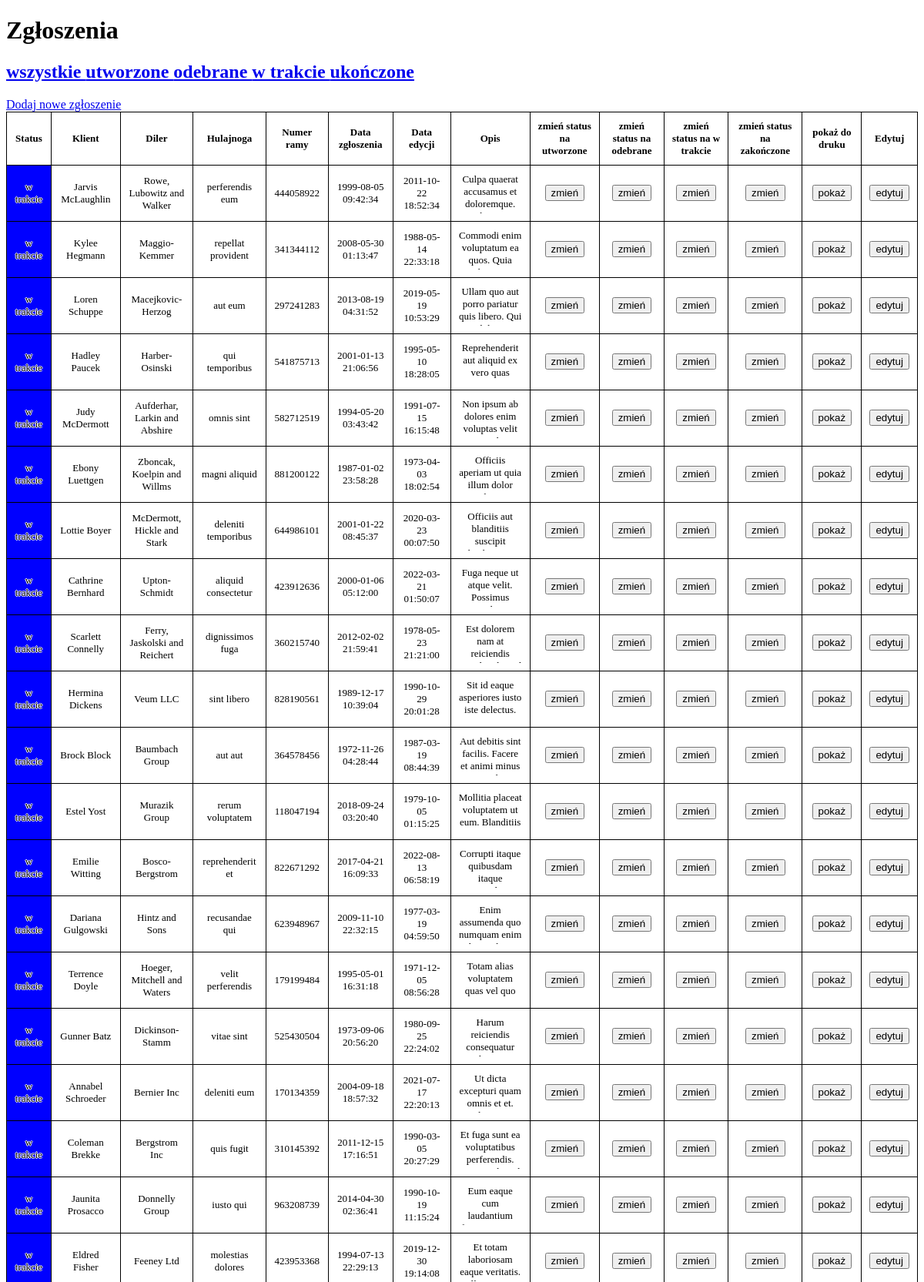
The page /index.php?status=in_progress (upper part) on the database its author committed.
### tables this page shows
CREATE TABLE IF NOT EXISTS `repair_application` (
  `id` int(11) NOT NULL AUTO_INCREMENT,
  `scooter_id` int(11) NOT NULL,
  `client_id` int(11) NOT NULL,
  `dealer_id` int(11) NOT NULL,
  `date_created` datetime NOT NULL DEFAULT current_timestamp(),
  `date_changed` datetime NOT NULL DEFAULT current_timestamp() ON UPDATE current_timestamp(),
  `description` text NOT NULL,
  `status` enum('created','received','in_progress','finished') NOT NULL DEFAULT 'created',
  PRIMARY KEY (`id`),
  UNIQUE KEY `id` (`id`),
  KEY `scooter_id` (`scooter_id`),
  KEY `client_id` (`client_id`),
  KEY `dealer_id` (`dealer_id`)
);

CREATE TABLE IF NOT EXISTS `client` (
  `id` int(11) NOT NULL AUTO_INCREMENT,
  `first_name` varchar(20) NOT NULL,
  `last_name` varchar(30) NOT NULL,
  `phone` varchar(18) NOT NULL,
  PRIMARY KEY (`id`),
  UNIQUE KEY `id` (`id`),
  KEY `id_2` (`id`)
);

CREATE TABLE IF NOT EXISTS `dealer` (
  `id` int(11) NOT NULL AUTO_INCREMENT,
  `name` varchar(30) NOT NULL,
  `phone` varchar(18) NOT NULL,
  PRIMARY KEY (`id`),
  UNIQUE KEY `id` (`id`)
);

CREATE TABLE IF NOT EXISTS `scooter` (
  `id` int(11) NOT NULL AUTO_INCREMENT,
  `make` varchar(20) NOT NULL,
  `model` varchar(30) NOT NULL,
  `frame_number` varchar(30) NOT NULL,
  PRIMARY KEY (`id`),
  UNIQUE KEY `frame_number` (`frame_number`),
  UNIQUE KEY `id` (`id`)
);

### index.php (the view, shortened to what this page needs)
<!DOCTYPE html>
<html lang="en">
<head>
    <link rel="stylesheet" href="main_style.css">
</head>
<body>
<h1>Zgłoszenia</h1>
<h2><a href="index.php">wszystkie </a><a href="index.php?status=created">utworzone </a><a href="index.php?status=received">odebrane </a><a href="index.php?status=in_progress">w trakcie </a><a href="index.php?status=finished">ukończone</a></h2>
<a href='new_application.php'>Dodaj nowe zgłoszenie</a>
    <?php
        $servername = "localhost";
        $username = "root";
        $password = "";
        $dbname = "repair_shop";
        $conn = new mysqli($servername, $username, $password, $dbname);
        try {
            $sql = "SELECT `repair_application`.`status`, `client`.`first_name` AS `client_first_name`, `client`.`last_name` AS `client_last_name`, `dealer`.`name` AS `dealer_name`, `scooter`.`make` AS `scooter_make`, `scooter`.`model` AS `scooter_model`, `repair_application`.`date_created`, `repair_application`.`date_changed`, `repair_application`.`description`, `scooter`.`frame_number` AS `scooter_frame_number`, `repair_application`.`id` FROM `repair_application` LEFT JOIN `client` ON `repair_application`.`client_id` = `client`.`id` LEFT JOIN `dealer` ON `repair_application`.`dealer_id` = `dealer`.`id` LEFT JOIN `scooter` ON `repair_application`.`scooter_id` = `scooter`.`id` ";
            if (isset($_GET['status'])) {
                $sql .= "WHERE `repair_application`.`status` LIKE ?; ";
            } else {
                $sql .= ";";
            }
            $stmt = $conn->prepare($sql);
            if (isset($_GET['status'])) {
                $status = $_GET['status'];
                $stmt->bind_param("s", $status);
            }
            if ($stmt->execute()) {
                $stmt->bind_result($application_status, $client_first_name, $client_last_name, $dealer_name, $scooter_make, $scooter_model, $date_created, $date_changed, $description, $frame_number, $application_id);
                echo "<table border='1'>"."<tr><th>Status</th><th>Klient</th><th>Diler</th><th>Hulajnoga</th><th>Numer ramy</th><th>Data zgłoszenia</th><th>Data edycji</th><th>Opis</th><th>zmień status na utworzone</th><th>zmień status na odebrane</th><th> zmień status na w trakcie</th><th>zmień status na zakończone</th><th>pokaż do druku</th><th>Edytuj</th></tr>";
                while ($stmt->fetch()) {
                    echo "<tr>";
                echo "<td";
                switch ($application_status) {
                    case "in_progress":
                        echo " class=\"in_progress\">w trakcie";
                        break;
                }
                echo "</td>";
                echo "<td>".$client_first_name." ".$client_last_name."</td>";
                echo "<td>".$dealer_name."</td>";
                echo "<td>".$scooter_make." ".$scooter_model."</td>";
                echo "<td>".$frame_number."</td>";
                echo "<td>".$date_created."</td>";
                echo "<td>".$date_changed."</td>";
                echo "<td><div class=\"desc\">".$description."</div></td>";
                echo "<td><form action=\"change_status.php\" method=\"POST\"><input type=\"hidden\" name=\"id\" value=".$application_id."><input type=\"hidden\" name=\"new_status\" value=\"created\"><input type=\"submit\" value=\"zmień\"></form></td>";
                echo "<td><form action=\"change_status.php\" method=\"POST\"><input type=\"hidden\" name=\"id\" value=".$application_id."><input type=\"hidden\" name=\"new_status\" value=\"received\"><input type=\"submit\" value=\"zmień\"></form></td>";
                echo "<td><form action=\"change_status.php\" method=\"POST\"><input type=\"hidden\" name=\"id\" value=".$application_id."><input type=\"hidden\" name=\"new_status\" value=\"in_progress\"><input type=\"submit\" value=\"zmień\"></form></td>";
                echo "<td><form action=\"change_status.php\" method=\"POST\"><input type=\"hidden\" name=\"id\" value=".$application_id."><input type=\"hidden\" name=\"new_status\" value=\"finished\"><input type=\"submit\" value=\"zmień\"></form></td>";
                echo "<td><form action=\"print.php\" method=\"POST\"><input type=\"hidden\" name=\"id\" value=".$application_id."><input type=\"submit\" value=\"pokaż\"></form></td>";
                echo "<td><form action=\"edit.php\" method=\"POST\"><input type=\"hidden\" name=\"id\" value=".$application_id."><input type=\"submit\" value=\"edytuj\"></form></td>";
                echo "</tr>";
                }
                echo "</table>";
                exit();
            } else {
                $error_message = urlencode($stmt->error);
                $stmt->close();
                $conn->close();
                header('Location: error.php?code=500&message='.$error_message);
                exit();
            }
        } catch (mysqli_sql_exception $e) {
            $error_message = urlencode($e->getMessage());
            $conn->close();
            header('Location: error.php?code=500&message='.$error_message);
            exit();
        }
    ?>

### main_style.css (style rules this page uses)
table, th, td { border: 1px solid black; border-collapse: collapse; padding: 10px; margin-left: auto; margin-right: auto; font-size: small; }
td { max-width: 10em; max-height: 3em; word-wrap: break-word; overflow: auto; overflow-y: auto; text-align: center; text-shadow: -1px 0 white, 0 1px white, 1px 0 white, 0 -1px white; }
.desc { max-width: 20em; max-height: 4em; overflow-y: auto; }
.in_progress { background-color: blue; }
table { width: 100%; max-width: device-width; }
body { overflow-x: auto; }

### rows shown on the page
repair_application: status "w trakcie", client.first_name "Jarvis", client.last_name "McLaughlin", dealer.name "Rowe, Lubowitz and Walker", scooter.make "perferendis", scooter.model "eum", scooter.frame_number "444058922", date_created "1999-08-05 09:42:34", date_changed "2011-10-22 18:52:34", description "Culpa quaerat accusamus et doloremque.…"
repair_application: status "w trakcie", client.first_name "Kylee", client.last_name "Hegmann", dealer.name "Maggio-Kemmer", scooter.make "repellat", scooter.model "provident", scooter.frame_number "341344112", date_created "2008-05-30 01:13:47", date_changed "1988-05-14 22:33:18", description "Commodi enim voluptatum ea quos. Quia…"
repair_application: status "w trakcie", client.first_name "Loren", client.last_name "Schuppe", dealer.name "Macejkovic-Herzog", scooter.make "aut", scooter.model "eum", scooter.frame_number "297241283", date_created "2013-08-19 04:31:52", date_changed "2019-05-19 10:53:29", description "Ullam quo aut porro pariatur quis libero. Qui…"
repair_application: status "w trakcie", client.first_name "Hadley", client.last_name "Paucek", dealer.name "Harber-Osinski", scooter.make "qui", scooter.model "temporibus", scooter.frame_number "541875713", date_created "2001-01-13 21:06:56", date_changed "1995-05-10 18:28:05", description "Reprehenderit aut aliquid ex vero quas…"
repair_application: status "w trakcie", client.first_name "Judy", client.last_name "McDermott", dealer.name "Aufderhar, Larkin and Abshire", scooter.make "omnis", scooter.model "sint", scooter.frame_number "582712519", date_created "1994-05-20 03:43:42", date_changed "1991-07-15 16:15:48", description "Non ipsum ab dolores enim voluptas velit…"
repair_application: status "w trakcie", client.first_name "Ebony", client.last_name "Luettgen", dealer.name "Zboncak, Koelpin and Willms", scooter.make "magni", scooter.model "aliquid", scooter.frame_number "881200122", date_created "1987-01-02 23:58:28", date_changed "1973-04-03 18:02:54", description "Officiis aperiam ut quia illum dolor…"
repair_application: status "w trakcie", client.first_name "Lottie", client.last_name "Boyer", dealer.name "McDermott, Hickle and Stark", scooter.make "deleniti", scooter.model "temporibus", scooter.frame_number "644986101", date_created "2001-01-22 08:45:37", date_changed "2020-03-23 00:07:50", description "Officiis aut blanditiis suscipit…"
repair_application: status "w trakcie", client.first_name "Cathrine", client.last_name "Bernhard", dealer.name "Upton-Schmidt", scooter.make "aliquid", scooter.model "consectetur", scooter.frame_number "423912636", date_created "2000-01-06 05:12:00", date_changed "2022-03-21 01:50:07", description "Fuga neque ut atque velit. Possimus…"
repair_application: status "w trakcie", client.first_name "Scarlett", client.last_name "Connelly", dealer.name "Ferry, Jaskolski and Reichert", scooter.make "dignissimos", scooter.model "fuga", scooter.frame_number "360215740", date_created "2012-02-02 21:59:41", date_changed "1978-05-23 21:21:00", description "Est dolorem nam at reiciendis…"
repair_application: status "w trakcie", client.first_name "Hermina", client.last_name "Dickens", dealer.name "Veum LLC", scooter.make "sint", scooter.model "libero", scooter.frame_number "828190561", date_created "1989-12-17 10:39:04", date_changed "1990-10-29 20:01:28", description "Sit id eaque asperiores iusto iste delectus.…"
repair_application: status "w trakcie", client.first_name "Brock", client.last_name "Block", dealer.name "Baumbach Group", scooter.make "aut", scooter.model "aut", scooter.frame_number "364578456", date_created "1972-11-26 04:28:44", date_changed "1987-03-19 08:44:39", description "Aut debitis sint facilis. Facere et animi minus…"
repair_application: status "w trakcie", client.first_name "Estel", client.last_name "Yost", dealer.name "Murazik Group", scooter.make "rerum", scooter.model "voluptatem", scooter.frame_number "118047194", date_created "2018-09-24 03:20:40", date_changed "1979-10-05 01:15:25", description "Mollitia placeat voluptatem ut eum. Blanditiis…"
repair_application: status "w trakcie", client.first_name "Emilie", client.last_name "Witting", dealer.name "Bosco-Bergstrom", scooter.make "reprehenderit", scooter.model "et", scooter.frame_number "822671292", date_created "2017-04-21 16:09:33", date_changed "2022-08-13 06:58:19", description "Corrupti itaque quibusdam itaque…"
repair_application: status "w trakcie", client.first_name "Dariana", client.last_name "Gulgowski", dealer.name "Hintz and Sons", scooter.make "recusandae", scooter.model "qui", scooter.frame_number "623948967", date_created "2009-11-10 22:32:15", date_changed "1977-03-19 04:59:50", description "Enim assumenda quo numquam enim…"
repair_application: status "w trakcie", client.first_name "Terrence", client.last_name "Doyle", dealer.name "Hoeger, Mitchell and Waters", scooter.make "velit", scooter.model "perferendis", scooter.frame_number "179199484", date_created "1995-05-01 16:31:18", date_changed "1971-12-05 08:56:28", description "Totam alias voluptatem quas vel quo…"
repair_application: status "w trakcie", client.first_name "Gunner", client.last_name "Batz", dealer.name "Dickinson-Stamm", scooter.make "vitae", scooter.model "sint", scooter.frame_number "525430504", date_created "1973-09-06 20:56:20", date_changed "1980-09-25 22:24:02", description "Harum reiciendis consequatur…"
repair_application: status "w trakcie", client.first_name "Annabel", client.last_name "Schroeder", dealer.name "Bernier Inc", scooter.make "deleniti", scooter.model "eum", scooter.frame_number "170134359", date_created "2004-09-18 18:57:32", date_changed "2021-07-17 22:20:13", description "Ut dicta excepturi quam omnis et et.…"
repair_application: status "w trakcie", client.first_name "Coleman", client.last_name "Brekke", dealer.name "Bergstrom Inc", scooter.make "quis", scooter.model "fugit", scooter.frame_number "310145392", date_created "2011-12-15 17:16:51", date_changed "1990-03-05 20:27:29", description "Et fuga sunt ea voluptatibus perferendis.…"
repair_application: status "w trakcie", client.first_name "Jaunita", client.last_name "Prosacco", dealer.name "Donnelly Group", scooter.make "iusto", scooter.model "qui", scooter.frame_number "963208739", date_created "2014-04-30 02:36:41", date_changed "1990-10-19 11:15:24", description "Eum eaque cum laudantium…"
repair_application: status "w trakcie", client.first_name "Eldred", client.last_name "Fisher", dealer.name "Feeney Ltd", scooter.make "molestias", scooter.model "dolores", scooter.frame_number "423953368", date_created "1994-07-13 22:29:13", date_changed "2019-12-30 19:14:08", description "Et totam laboriosam eaque veritatis.…"
